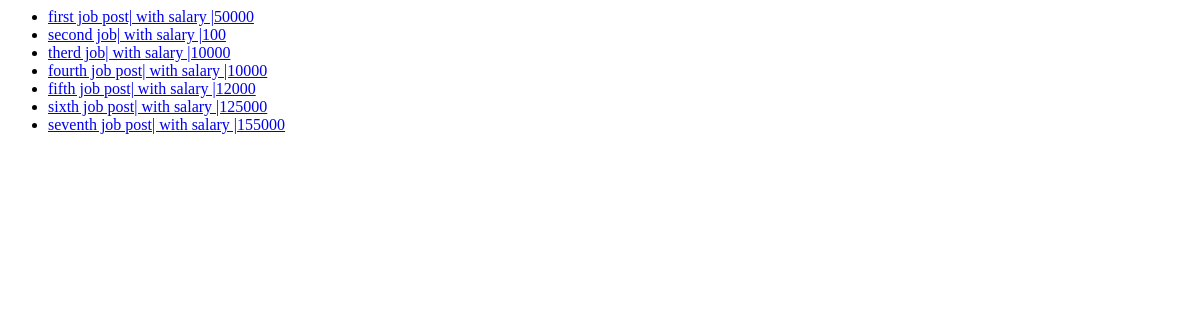
The app's page /, older data.
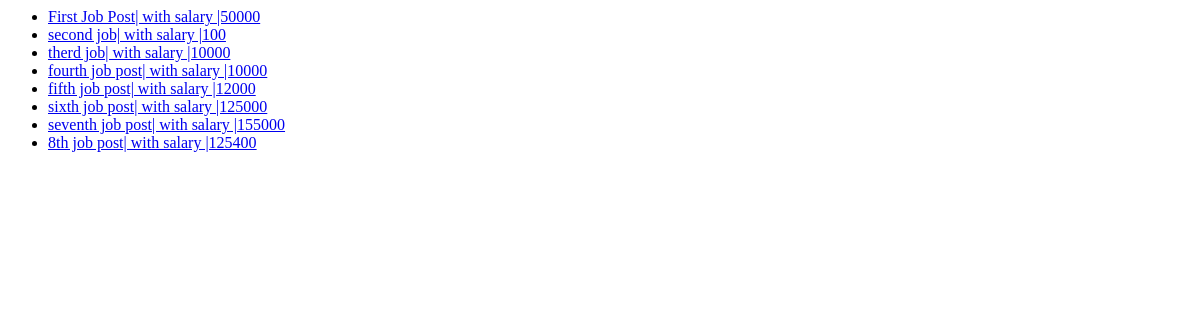
The same page, newer data.
### app/models.py (models this page shows, shortened)
class JobPost(models.Model):
    title = models.CharField(max_length=200)
    description = models.CharField(max_length=200)
    date = models.DateTimeField(auto_now_add=True)
    expiry = models.DateField(null=True)
    salary = models.IntegerField()
    slug = models.SlugField(null=True, max_length=40, unique=True)
    location = models.OneToOneField(Location, on_delete=models.CASCADE, null=True)
    def __str__(self):
        return f"{self.title}| with salary |{self.salary}"

### app/views.py (the view)
# urls.py: path('', views.job_list, name="jobs_home"),
def job_list(request):
    for j in job_title:
        job_id = job_title.index(j)
        detail_url = reverse("jobs_detail", args=(job_id,))
    jobs = JobPost.objects.all()
    context = {"jobs":jobs}
    return render(request, "app/index.html", context)

### app/templates/app/index.html (shortened to what this page needs)
<ul>
{% for job in jobs %}
    <li>
        <a href="{% url 'jobs_detail' job.id%}" >
            {{job}}
        </a>
    </li>
{% endfor %}
</ul>

Row changes from the older to the newer data that the page shows:
changed JobPost: title+salary "first job post| with salary |50000" → "First Job Post| with salary |50000"
added JobPost: title+salary "8th job post| with salary |125400"
